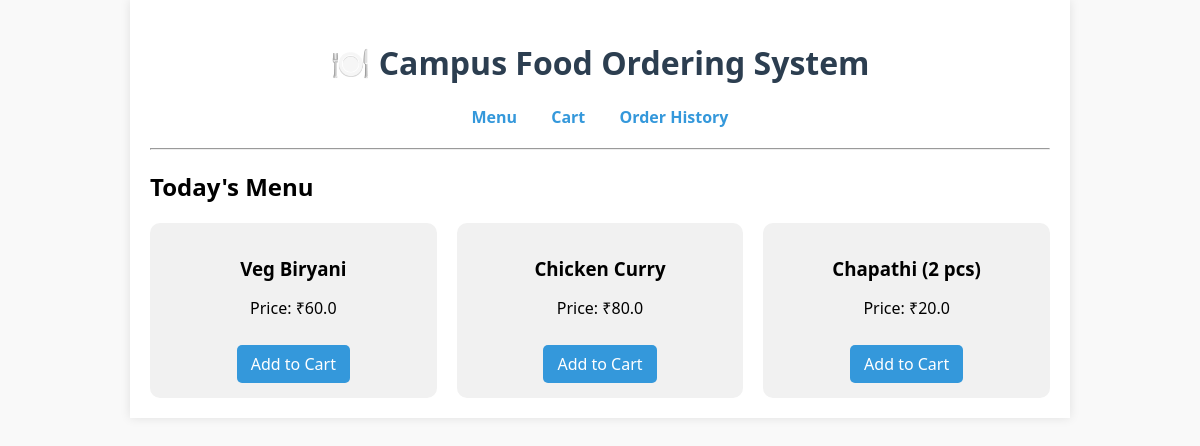
The page / on the database its author committed.
### tables this page shows
CREATE TABLE food_items (
    id INTEGER PRIMARY KEY AUTOINCREMENT,
    name TEXT NOT NULL,
    price REAL NOT NULL
);

### app.py (the view)
@app.route('/')
def menu():
    items = database.get_food_items()
    return render_template('menu.html', items=items)

### database.py (called while the page is built)
def get_food_items():
    conn = sqlite3.connect(DB_NAME)
    cursor = conn.cursor()
    cursor.execute("SELECT id, name, price FROM food_items")
    rows = cursor.fetchall()
    conn.close()
    return [{'id': r[0], 'name': r[1], 'price': r[2]}for r in rows]

### templates/menu.html
{% extends 'base.html' %}
{% block content %}
<h2>Today's Menu</h2>
<div class="menu-grid">
  {% for item in items %}
    <div class="card">
      <h3>{{ item['name'] }}</h3>
      <p>Price: ₹{{ item['price'] }}</p>
      <a class="btn" href="{{ url_for('add_to_cart', item_id=item['id']) }}">Add to Cart</a>
    </div>
  {% endfor %}
</div>
{% endblock %}

### static/style.css (style rules this page uses)
body { font-family: 'Segoe UI', sans-serif; background-color: #f9f9f9; margin: 0; padding: 0; }
.menu-grid { display: grid; grid-template-columns: repeat(auto-fit, minmax(220px, 1fr)); gap: 20px; }
.card { background: #f1f1f1; padding: 15px; border-radius: 10px; text-align: center; }
.card h3 { margin-bottom: 10px; }
.btn { display: inline-block; margin-top: 10px; background: #3498db; color: white; padding: 8px 14px; text-decoration: none; border-radius: 5px; }

### rows shown on the page
food_items: name "Veg Biryani", price "60.0"
food_items: name "Chicken Curry", price "80.0"
food_items: name "Chapathi (2 pcs)", price "20.0"
